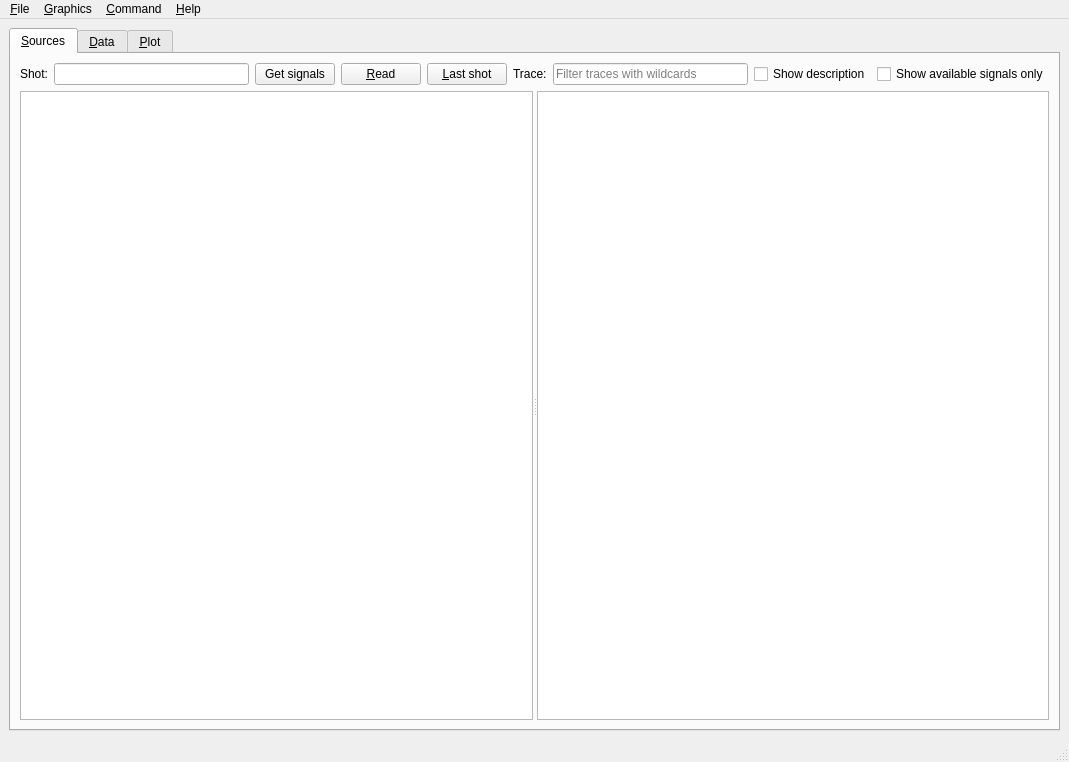
<?xml version="1.0" encoding="UTF-8"?>
<ui version="4.0">
 <class>MainWindow</class>
 <widget class="QMainWindow" name="MainWindow">
  <property name="geometry">
   <rect>
    <x>0</x>
    <y>0</y>
    <width>1069</width>
    <height>762</height>
   </rect>
  </property>
  <property name="windowTitle">
   <string>PyXPad</string>
  </property>
  <widget class="QWidget" name="centralwidget">
   <layout class="QGridLayout" name="gridLayout_2">
    <item row="0" column="0">
     <widget class="QTabWidget" name="tabWidget">
      <property name="currentIndex">
       <number>0</number>
      </property>
      <widget class="QWidget" name="sourceTab">
       <attribute name="title">
        <string>&amp;Sources</string>
       </attribute>
       <layout class="QGridLayout" name="gridLayout_3">
        <item row="0" column="0">
         <layout class="QGridLayout" name="gridLayout">
          <item row="0" column="0">
           <widget class="QLabel" name="shotLabel">
            <property name="text">
             <string>Shot:</string>
            </property>
           </widget>
          </item>
          <item row="0" column="4">
           <widget class="QPushButton" name="lastShotButton">
            <property name="toolTip">
             <string>Get last shot number</string>
            </property>
            <property name="text">
             <string>&amp;Last shot</string>
            </property>
           </widget>
          </item>
          <item row="0" column="7">
           <widget class="QLineEdit" name="tracePattern">
            <property name="placeholderText">
             <string>Filter traces with wildcards</string>
            </property>
           </widget>
          </item>
          <item row="0" column="9">
           <widget class="QCheckBox" name="availableSignals">
            <property name="text">
             <string>Show available signals only</string>
            </property>
           </widget>
          </item>
          <item row="0" column="3">
           <widget class="QPushButton" name="readDataButton">
            <property name="text">
             <string>&amp;Read</string>
            </property>
           </widget>
          </item>
          <item row="0" column="1">
           <widget class="QLineEdit" name="shotInput"/>
          </item>
          <item row="0" column="8">
           <widget class="QCheckBox" name="sourceDescription">
            <property name="text">
             <string>Show description</string>
            </property>
           </widget>
          </item>
          <item row="0" column="6">
           <widget class="QLabel" name="traceLabel">
            <property name="text">
             <string>Trace:</string>
            </property>
           </widget>
          </item>
          <item row="0" column="2">
           <widget class="QPushButton" name="getAvailableSignalsButton">
            <property name="text">
             <string>Get signals</string>
            </property>
           </widget>
          </item>
         </layout>
        </item>
        <item row="1" column="0">
         <widget class="QSplitter" name="splitter">
          <property name="orientation">
           <enum>Qt::Horizontal</enum>
          </property>
          <widget class="QTreeWidget" name="treeView">
           <property name="columnCount">
            <number>1</number>
           </property>
           <attribute name="headerVisible">
            <bool>false</bool>
           </attribute>
           <attribute name="headerDefaultSectionSize">
            <number>200</number>
           </attribute>
           <attribute name="headerStretchLastSection">
            <bool>true</bool>
           </attribute>
           <column>
            <property name="text">
             <string notr="true">Source</string>
            </property>
           </column>
          </widget>
          <widget class="QTableWidget" name="sourceTable">
           <property name="sizePolicy">
            <sizepolicy hsizetype="Expanding" vsizetype="Expanding">
             <horstretch>0</horstretch>
             <verstretch>0</verstretch>
            </sizepolicy>
           </property>
           <property name="toolTip">
            <string>List of available signals</string>
           </property>
           <property name="editTriggers">
            <set>QAbstractItemView::NoEditTriggers</set>
           </property>
           <property name="alternatingRowColors">
            <bool>true</bool>
           </property>
           <property name="selectionMode">
            <enum>QAbstractItemView::MultiSelection</enum>
           </property>
           <property name="showGrid">
            <bool>true</bool>
           </property>
           <property name="columnCount">
            <number>1</number>
           </property>
           <attribute name="horizontalHeaderVisible">
            <bool>false</bool>
           </attribute>
           <attribute name="horizontalHeaderDefaultSectionSize">
            <number>200</number>
           </attribute>
           <attribute name="horizontalHeaderStretchLastSection">
            <bool>false</bool>
           </attribute>
           <attribute name="verticalHeaderVisible">
            <bool>false</bool>
           </attribute>
           <attribute name="verticalHeaderDefaultSectionSize">
            <number>29</number>
           </attribute>
           <column/>
          </widget>
         </widget>
        </item>
       </layout>
      </widget>
      <widget class="QWidget" name="dataTab">
       <attribute name="title">
        <string>&amp;Data</string>
       </attribute>
       <layout class="QGridLayout" name="gridLayout_5">
        <item row="0" column="0">
         <widget class="QSplitter" name="splitter_2">
          <property name="orientation">
           <enum>Qt::Vertical</enum>
          </property>
          <widget class="QTableWidget" name="dataTable">
           <property name="contextMenuPolicy">
            <enum>Qt::CustomContextMenu</enum>
           </property>
           <property name="alternatingRowColors">
            <bool>true</bool>
           </property>
           <property name="selectionMode">
            <enum>QAbstractItemView::MultiSelection</enum>
           </property>
           <property name="selectionBehavior">
            <enum>QAbstractItemView::SelectRows</enum>
           </property>
           <property name="showGrid">
            <bool>false</bool>
           </property>
           <property name="gridStyle">
            <enum>Qt::SolidLine</enum>
           </property>
           <attribute name="horizontalHeaderStretchLastSection">
            <bool>true</bool>
           </attribute>
           <attribute name="verticalHeaderDefaultSectionSize">
            <number>29</number>
           </attribute>
           <column>
            <property name="text">
             <string>Name</string>
            </property>
           </column>
           <column>
            <property name="text">
             <string>Source</string>
            </property>
           </column>
           <column>
            <property name="text">
             <string>Trace</string>
            </property>
           </column>
           <column>
            <property name="text">
             <string>Comments</string>
            </property>
           </column>
          </widget>
          <widget class="QTextEdit" name="textOutput">
           <property name="readOnly">
            <bool>true</bool>
           </property>
          </widget>
          <widget class="QWidget" name="layoutWidget">
           <layout class="QGridLayout" name="gridLayout_4">
            <item row="0" column="0">
             <widget class="QLabel" name="label_3">
              <property name="text">
               <string>Command:</string>
              </property>
             </widget>
            </item>
            <item row="0" column="1">
             <widget class="ConsoleWidget" name="commandInput"/>
            </item>
            <item row="0" column="2">
             <widget class="QPushButton" name="commandButton">
              <property name="text">
               <string>Run</string>
              </property>
             </widget>
            </item>
           </layout>
          </widget>
         </widget>
        </item>
       </layout>
      </widget>
      <widget class="QWidget" name="plotTab">
       <attribute name="title">
        <string>&amp;Plot</string>
       </attribute>
      </widget>
     </widget>
    </item>
   </layout>
  </widget>
  <widget class="QMenuBar" name="menubar">
   <property name="geometry">
    <rect>
     <x>0</x>
     <y>0</y>
     <width>1069</width>
     <height>29</height>
    </rect>
   </property>
   <widget class="QMenu" name="menuFile">
    <property name="title">
     <string>&amp;File</string>
    </property>
    <widget class="QMenu" name="menuAdd_source">
     <property name="title">
      <string>&amp;Add source</string>
     </property>
     <addaction name="actionNetCDF_file"/>
     <addaction name="actionXPAD_tree"/>
     <addaction name="actionBOUT_data"/>
    </widget>
    <addaction name="menuAdd_source"/>
    <addaction name="separator"/>
    <addaction name="actionLoadState"/>
    <addaction name="actionSaveState"/>
    <addaction name="separator"/>
    <addaction name="actionWrite_ASCII"/>
    <addaction name="separator"/>
    <addaction name="actionExit"/>
   </widget>
   <widget class="QMenu" name="menuPlot">
    <property name="title">
     <string>&amp;Graphics</string>
    </property>
    <addaction name="actionPlot"/>
    <addaction name="actionOPlot"/>
    <addaction name="actionMPlot"/>
    <addaction name="actionZPlot"/>
    <addaction name="actionXYPlot"/>
    <addaction name="actionContour"/>
    <addaction name="actionContour_filled"/>
    <addaction name="actionClearFig"/>
   </widget>
   <widget class="QMenu" name="menuCommand">
    <property name="title">
     <string>&amp;Command</string>
    </property>
    <addaction name="actionDeleteTrace"/>
    <addaction name="separator"/>
    <addaction name="actionChop"/>
    <addaction name="separator"/>
    <addaction name="actionIntegrate"/>
    <addaction name="actionDf_dt"/>
    <addaction name="actionSmooth"/>
    <addaction name="actionBand_pass_filter"/>
    <addaction name="separator"/>
    <addaction name="actionAdd"/>
    <addaction name="actionSubtract"/>
    <addaction name="actionMultiply"/>
    <addaction name="actionDivide"/>
    <addaction name="separator"/>
    <addaction name="actionFFTP"/>
    <addaction name="actionRunFFT"/>
    <addaction name="separator"/>
    <addaction name="actionReciprocal"/>
    <addaction name="actionExponential"/>
    <addaction name="actionAbsolute"/>
    <addaction name="actionArctan"/>
    <addaction name="actionNlog"/>
    <addaction name="actionNorm"/>
    <addaction name="actionInvert"/>
    <addaction name="actionAddCon"/>
    <addaction name="actionSubCon"/>
    <addaction name="actionMulCon"/>
    <addaction name="actionDivCon"/>
    <addaction name="actionPowCon"/>
    <addaction name="actionChangeName"/>
    <addaction name="actionChangeUnits"/>
    <addaction name="actionClip"/>
    <addaction name="actionStats"/>
    <addaction name="actionTimeOff"/>
   </widget>
   <widget class="QMenu" name="menuHelp">
    <property name="title">
     <string>&amp;Help</string>
    </property>
    <addaction name="actionAbout"/>
   </widget>
   <addaction name="menuFile"/>
   <addaction name="menuPlot"/>
   <addaction name="menuCommand"/>
   <addaction name="menuHelp"/>
  </widget>
  <widget class="QStatusBar" name="statusbar"/>
  <action name="actionLoadState">
   <property name="text">
    <string>&amp;Load state</string>
   </property>
  </action>
  <action name="actionSaveState">
   <property name="text">
    <string>&amp;Save state</string>
   </property>
  </action>
  <action name="actionExit">
   <property name="text">
    <string>E&amp;xit</string>
   </property>
   <property name="toolTip">
    <string>Exit pyXpad</string>
   </property>
   <property name="shortcut">
    <string>Ctrl+Q</string>
   </property>
  </action>
  <action name="actionXPAD_tree">
   <property name="text">
    <string>XPAD tree</string>
   </property>
   <property name="toolTip">
    <string>Load a tree of XPAD items</string>
   </property>
  </action>
  <action name="actionNetCDF_file">
   <property name="text">
    <string>NetCDF file</string>
   </property>
  </action>
  <action name="actionPlot">
   <property name="text">
    <string>&amp;Plot</string>
   </property>
  </action>
  <action name="actionOPlot">
   <property name="text">
    <string>&amp;OPlot</string>
   </property>
  </action>
  <action name="actionMPlot">
   <property name="text">
    <string>&amp;MPlot</string>
   </property>
  </action>
  <action name="actionXYPlot">
   <property name="text">
    <string>&amp;XYPlot</string>
   </property>
  </action>
  <action name="actionZPlot">
   <property name="text">
    <string>&amp;ZPlot</string>
   </property>
  </action>
  <action name="actionBOUT_data">
   <property name="text">
    <string>BOUT++ data</string>
   </property>
   <property name="toolTip">
    <string>Read BOUT++ data directory</string>
   </property>
   <property name="shortcut">
    <string>Ctrl+S</string>
   </property>
  </action>
  <action name="actionContour">
   <property name="text">
    <string>&amp;Contour</string>
   </property>
  </action>
  <action name="actionContour_filled">
   <property name="text">
    <string>Contour &amp;filled</string>
   </property>
  </action>
  <action name="actionClearFig">
   <property name="text">
    <string>C&amp;lear Figure</string>
   </property>
  </action>
  <action name="actionWrite_ASCII">
   <property name="text">
    <string>&amp;Write ASCII</string>
   </property>
  </action>
  <action name="actionAdd">
   <property name="text">
    <string>X+Y (Sum Channels)</string>
   </property>
  </action>
  <action name="actionSubtract">
   <property name="text">
    <string>X-Y</string>
   </property>
  </action>
  <action name="actionMultiply">
   <property name="text">
    <string>X*Y</string>
   </property>
  </action>
  <action name="actionDivide">
   <property name="text">
    <string>X/Y</string>
   </property>
  </action>
  <action name="actionChop">
   <property name="text">
    <string>Chop</string>
   </property>
  </action>
  <action name="actionIntegrate">
   <property name="text">
    <string>Integrate</string>
   </property>
  </action>
  <action name="actionDf_dt">
   <property name="text">
    <string>df/dt</string>
   </property>
  </action>
  <action name="actionSmooth">
   <property name="text">
    <string>Smooth</string>
   </property>
  </action>
  <action name="actionLow_pass_filter">
   <property name="text">
    <string>Low pass filter</string>
   </property>
  </action>
  <action name="actionHigh_pass_filter">
   <property name="text">
    <string>High pass filter</string>
   </property>
  </action>
  <action name="actionBand_pass_filter">
   <property name="text">
    <string>Band pass filter</string>
   </property>
  </action>
  <action name="actionFFTP">
   <property name="text">
    <string>FFTP</string>
   </property>
  </action>
  <action name="actionRunFFT">
   <property name="text">
    <string>Running FFT</string>
   </property>
  </action>
  <action name="actionReciprocal">
   <property name="text">
    <string>1/X</string>
   </property>
  </action>
  <action name="actionExponential">
   <property name="text">
    <string>exp</string>
   </property>
  </action>
  <action name="actionAbsolute">
   <property name="text">
    <string>abs</string>
   </property>
  </action>
  <action name="actionArctan">
   <property name="text">
    <string>arctan</string>
   </property>
  </action>
  <action name="actionNlog">
   <property name="text">
    <string>ln</string>
   </property>
  </action>
  <action name="actionNorm">
   <property name="text">
    <string>Normalise</string>
   </property>
  </action>
  <action name="actionInvert">
   <property name="text">
    <string>Invert</string>
   </property>
  </action>
  <action name="actionAddCon">
   <property name="text">
    <string>X+C</string>
   </property>
  </action>
  <action name="actionSubCon">
   <property name="text">
    <string>X-C</string>
   </property>
  </action>
  <action name="actionMulCon">
   <property name="text">
    <string>X*C</string>
   </property>
  </action>
  <action name="actionDivCon">
   <property name="text">
    <string>X/C</string>
   </property>
  </action>
  <action name="actionPowCon">
   <property name="text">
    <string>X^C</string>
   </property>
  </action>
  <action name="actionChangeName">
   <property name="text">
    <string>Change Name</string>
   </property>
  </action>
  <action name="actionChangeUnits">
   <property name="text">
    <string>Change Units</string>
   </property>
  </action>
  <action name="actionClip">
   <property name="text">
    <string>Clip</string>
   </property>
  </action>
  <action name="actionStats">
   <property name="text">
    <string>Statistics</string>
   </property>
  </action>
  <action name="actionTimeOff">
   <property name="text">
    <string>Time Offset</string>
   </property>
  </action>
  <action name="actionAbout">
   <property name="text">
    <string>&amp;About</string>
   </property>
  </action>
  <action name="actionDeleteTrace">
   <property name="text">
    <string>&amp;Delete Trace</string>
   </property>
  </action>
 </widget>
 <customwidgets>
  <customwidget>
   <class>ConsoleWidget</class>
   <extends>QLineEdit</extends>
   <header>.console_widget.h</header>
  </customwidget>
 </customwidgets>
 <resources/>
 <connections/>
</ui>
